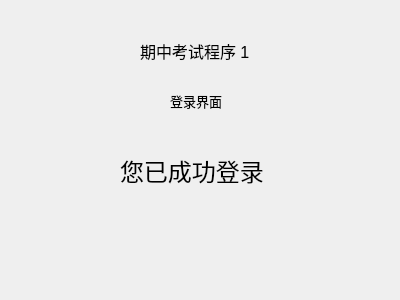
<?xml version="1.0" encoding="UTF-8"?>
<ui version="4.0">
 <class>Widget</class>
 <widget class="QWidget" name="Widget">
  <property name="geometry">
   <rect>
    <x>0</x>
    <y>0</y>
    <width>400</width>
    <height>300</height>
   </rect>
  </property>
  <property name="windowTitle">
   <string>Widget</string>
  </property>
  <widget class="QLabel" name="label_4">
   <property name="geometry">
    <rect>
     <x>170</x>
     <y>90</y>
     <width>61</width>
     <height>21</height>
    </rect>
   </property>
   <property name="font">
    <font>
     <family>Microsoft YaHei UI</family>
     <pointsize>10</pointsize>
    </font>
   </property>
   <property name="text">
    <string>登录界面</string>
   </property>
  </widget>
  <widget class="QLabel" name="label_5">
   <property name="geometry">
    <rect>
     <x>120</x>
     <y>150</y>
     <width>151</width>
     <height>41</height>
    </rect>
   </property>
   <property name="font">
    <font>
     <family>Microsoft YaHei UI</family>
     <pointsize>18</pointsize>
    </font>
   </property>
   <property name="text">
    <string>您已成功登录</string>
   </property>
  </widget>
  <widget class="QLabel" name="label">
   <property name="geometry">
    <rect>
     <x>140</x>
     <y>40</y>
     <width>111</width>
     <height>21</height>
    </rect>
   </property>
   <property name="font">
    <font>
     <family>Microsoft YaHei UI</family>
     <pointsize>12</pointsize>
    </font>
   </property>
   <property name="text">
    <string>期中考试程序 1</string>
   </property>
  </widget>
 </widget>
 <layoutdefault spacing="6" margin="11"/>
 <resources/>
 <connections/>
</ui>
